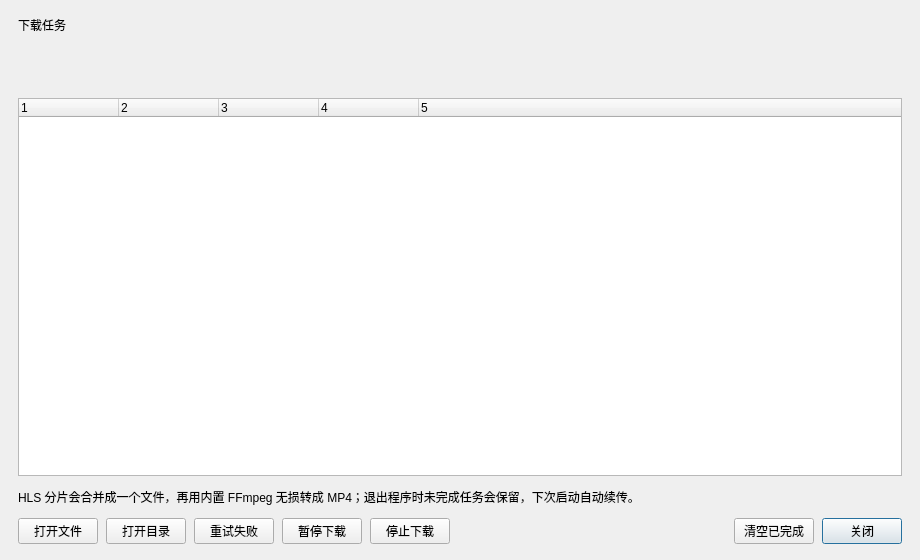
<?xml version="1.0" encoding="UTF-8"?>
<ui version="4.0">
 <class>DownloadManagerDialog</class>
 <widget class="QDialog" name="DownloadManagerDialog">
  <property name="geometry">
   <rect>
    <x>0</x>
    <y>0</y>
    <width>920</width>
    <height>560</height>
   </rect>
  </property>
  <property name="windowTitle">
   <string>下载管理</string>
  </property>
  <layout class="QVBoxLayout" name="layout_downloadRoot">
   <property name="spacing">
    <number>12</number>
   </property>
   <property name="leftMargin">
    <number>18</number>
   </property>
   <property name="topMargin">
    <number>16</number>
   </property>
   <property name="rightMargin">
    <number>18</number>
   </property>
   <property name="bottomMargin">
    <number>16</number>
   </property>
   <item>
    <widget class="QLabel" name="downloadManagerTitle">
     <property name="text">
      <string>下载任务</string>
     </property>
    </widget>
   </item>
   <item>
    <widget class="QLabel" name="label_downloadSummary">
     <property name="text">
      <string/>
     </property>
     <property name="wordWrap">
      <bool>true</bool>
     </property>
    </widget>
   </item>
   <item>
    <widget class="QLabel" name="label_downloadStatus">
     <property name="text">
      <string/>
     </property>
     <property name="wordWrap">
      <bool>true</bool>
     </property>
     <property name="visible">
      <bool>false</bool>
     </property>
    </widget>
   </item>
   <item>
    <widget class="QTreeWidget" name="downloadManagerTree">
     <property name="minimumSize">
      <size>
       <width>0</width>
       <height>260</height>
      </size>
     </property>
     <property name="alternatingRowColors">
      <bool>true</bool>
     </property>
     <property name="selectionMode">
      <enum>QAbstractItemView::SingleSelection</enum>
     </property>
     <property name="selectionBehavior">
      <enum>QAbstractItemView::SelectRows</enum>
     </property>
     <property name="rootIsDecorated">
      <bool>true</bool>
     </property>
     <property name="uniformRowHeights">
      <bool>false</bool>
     </property>
     <property name="columnCount">
      <number>5</number>
     </property>
    </widget>
   </item>
   <item>
    <widget class="QLabel" name="downloadManagerHint">
     <property name="text">
      <string>HLS 分片会合并成一个文件，再用内置 FFmpeg 无损转成 MP4；退出程序时未完成任务会保留，下次启动自动续传。</string>
     </property>
     <property name="wordWrap">
      <bool>true</bool>
     </property>
    </widget>
   </item>
   <item>
    <layout class="QHBoxLayout" name="layout_downloadButtons">
     <property name="spacing">
      <number>8</number>
     </property>
     <property name="leftMargin">
      <number>0</number>
     </property>
     <property name="topMargin">
      <number>0</number>
     </property>
     <property name="rightMargin">
      <number>0</number>
     </property>
     <property name="bottomMargin">
      <number>0</number>
     </property>
     <item>
      <widget class="QPushButton" name="btn_openFile">
       <property name="text">
        <string>打开文件</string>
       </property>
      </widget>
     </item>
     <item>
      <widget class="QPushButton" name="btn_openFolder">
       <property name="text">
        <string>打开目录</string>
       </property>
      </widget>
     </item>
     <item>
      <widget class="QPushButton" name="btn_retry">
       <property name="text">
        <string>重试失败</string>
       </property>
      </widget>
     </item>
     <item>
      <widget class="QPushButton" name="btn_pause">
       <property name="text">
        <string>暂停下载</string>
       </property>
      </widget>
     </item>
     <item>
      <widget class="QPushButton" name="btn_remove">
       <property name="text">
        <string>停止下载</string>
       </property>
      </widget>
     </item>
     <item>
      <spacer name="spacer_downloadButtons">
       <property name="orientation">
        <enum>Qt::Horizontal</enum>
       </property>
       <property name="sizeHint" stdset="0">
        <size>
         <width>40</width>
         <height>20</height>
        </size>
       </property>
      </spacer>
     </item>
     <item>
      <widget class="QPushButton" name="btn_clearCompleted">
       <property name="text">
        <string>清空已完成</string>
       </property>
      </widget>
     </item>
     <item>
      <widget class="QPushButton" name="btn_close">
       <property name="text">
        <string>关闭</string>
       </property>
       <property name="default">
        <bool>true</bool>
       </property>
      </widget>
     </item>
    </layout>
   </item>
  </layout>
 </widget>
 <resources/>
 <connections/>
</ui>
